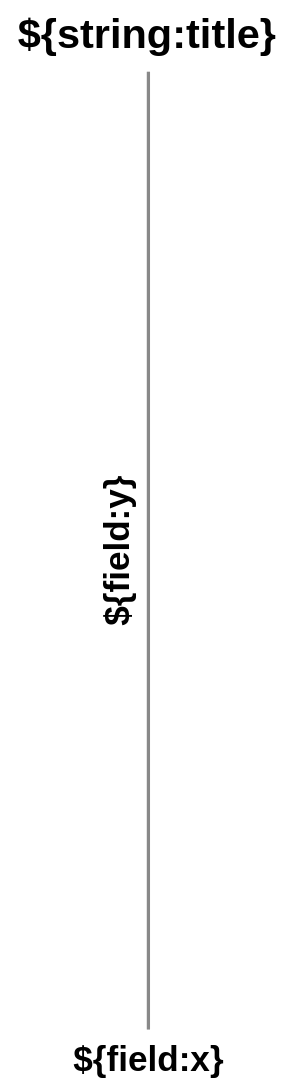

Write the Vega-Lite specification saved for this chart.
### Vega-Lite specification from a JSON file in a GitHub repository (floating-point values rounded to 4 significant figures)
{"$schema": "https://vega.github.io/schema/vega-lite/v4.json", "description": "Scatter plot with sorted nominal x-values", "data": {"name": "wandb"}, "transform": [{"calculate": "if('${field:groupKey}' === ''  || datum['${field:groupKey}'] === '', datum.name, datum['${field:groupKey}'])", "as": "groupKey"}, {"groupby": ["${field:x}", "groupKey"], "joinaggregate": [{"op": "average", "field": "${field:y}", "as": "averagedY"}]}], "title": "${string:title}", "layer": [{"mark": {"type": "point", "size": 30, "filled": true, "tooltip": {"content": "encoding"}}, "encoding": {"x": {"field": "${field:x}", "type": "ordinal", "sort": "ascending", "axis": {"title": "${field:x}"}}, "y": {"field": "averagedY", "type": "quantitative", "axis": {"title": "${field:y}"}, "scale": {"zero": false}}, "color": {"field": "groupKey", "type": "nominal", "scale": {"range": "category"}, "legend": {"title": null}}}}, {"mark": {"type": "point", "size": 10, "opacity": 0.3, "strokeWidth": 1}, "encoding": {"x": {"field": "${field:x}", "type": "ordinal", "sort": "ascending", "axis": {"title": "${field:x}"}}, "y": {"field": "${field:y}", "type": "quantitative", "axis": {"title": "${field:y}"}, "scale": {"zero": false}}, "color": {"field": "groupKey", "type": "nominal", "scale": {"range": "category"}, "legend": {"title": null}}}}]}
